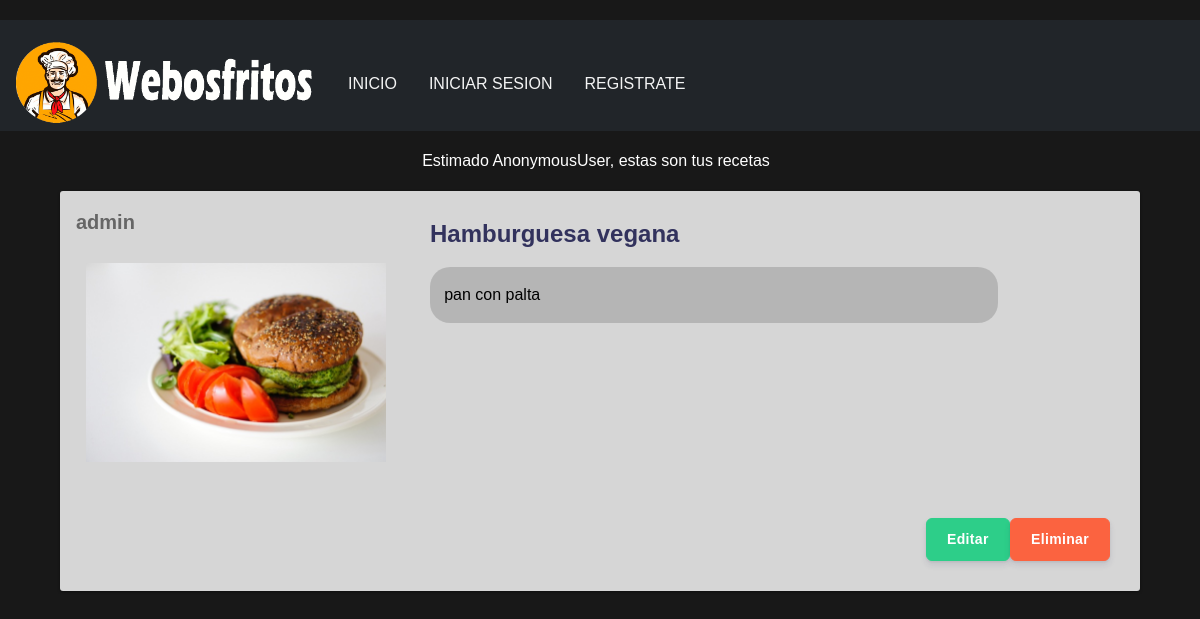
Screenshot of /receta/25/ with the database file from the repository.
### core/models.py (models this page shows, shortened)
class Receta(models.Model):
    idreceta = models.AutoField(primary_key=True)
    titulo = models.CharField(max_length=20, null=False, verbose_name='Titulo de la receta')
    imagen = models.ImageField(upload_to='recetas', null= True)
    parrafo = models.TextField(verbose_name='Descripcion de la receta')
    usuario = models.ForeignKey(User, on_delete=models.CASCADE)

### core/views.py (the view)
# urls.py: path('receta/<int:pk>/', PostDetailView.as_view(), name='post-detail'),
class PostDetailView(DetailView):
    model = Receta

### core/templates/core/receta_detail.html
{% extends "core/base.html" %}
{% load static %}
{% load crispy_forms_tags %}
{% block content %}
    <link rel="stylesheet" type="text/css" href="{% static 'core/css/post.css' %}">
    <center><p class="mr-2">Estimado {{user}}, estas son tus recetas</p></center>
    <div class="container">
        <div class="col-md-12 col-lg-12">
            <article class="post vt-post">
                <div class="row">
                    <div class="col-xs-12 col-sm-5 col-md-5 col-lg-4">
                        <div class="post-type post-img">
                            <h2 style="color: rgb(102, 102, 102); margin: 1rem;">{{ receta.usuario.username }}</p>
                            <img style="padding: auto; margin: 10px;" class="article-img" width="300" src="{{ receta.imagen.url }}">
                        </div>
                    </div>
                    <div class="col-xs-12 col-sm-7 col-md-7 col-lg-8" >
                        <div class="caption">
                            <h2 class="md-heading">{{receta.titulo }}</h2>
                            <p style="color: black; background-color: rgba(150, 150, 150, 0.507); padding: 2%; margin-right: 20%; border-radius: 20px;">{{ receta.parrafo }} </p>
                        </div>
                    </div>
                </div>
                <div class="d-flex justify-content-end" style="margin: 30px;">
                    <a href="{% url 'post-update' receta.pk %}"><button class="btn btn-success">Editar</button></a>
                    <a href="{% url 'post-delete' receta.pk %}"><button class="btn btn-warning">Eliminar</button></a>
                </div>
            </article>
        </div>
    </div>
{% endblock content %}

### core/static/core/css/post.css (style rules this page uses)
body { margin-top:20px; background:#181818; }
.post { width: 100%; float: left; -webkit-box-shadow: 0px 1px 3px rgba(0, 0, 0, 0.4); -moz-box-shadow: 0px 1px 3px rgba(0, 0, 0, 0.4); box-shadow: 0px 1px 3px rgba(0, 0, 0, 0.4); background: rgb(214, 214, 214); margin-bottom: 40px; border-radius: 3px; }
.post .post-type { float: left; width: 100%; }
.post .caption { float: left; width: 100%; text-align: left; padding: 25px 25px; }
.post .caption p { line-height: 28px; margin-bottom: 20px; font-size: 16px; }
.vt-post.post .caption { padding: 25px 0px; }
.md-heading { font-size: 24px !important; line-height: 36px !important; margin-bottom: 15px !important; }

### rows the page displays
Receta: usuario.username "admin", imagen (picture), titulo "Hamburguesa vegana", parrafo "pan con palta"

### other values shown
{{ user }} "AnonymousUser"
